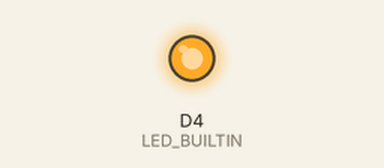
Recording of a sketch running on a simulated ESP8266 (NodeMCU). Parts: output pins drawn as LEDs (lit = HIGH, except the on-board LED, lit = LOW). WiFi joins after 1.5 s; servers stay silent unless stated; uploads are accepted with an empty reply; what the sketch prints to the serial monitor is not drawn.

Above: at 3.1 s.
At 36.5 s:
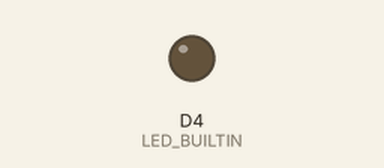
Timing chart, 0 to 44.3 s (numbered marks = the images above):
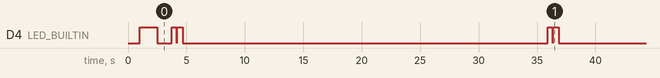

The sketch:

http_connect.ino
```cpp
#include <ESP8266WiFi.h>
#include <WiFiClientSecure.h>
#include <ESP8266HTTPClient.h>

#define WAITING_LOOP 30000
#define TIME_LED_ON 500
#define WAITING_1_SEG 1000
#define WAITING_1_2_SEG 500
#define WAITING_TIME_OUT_CONNECT 15000

int waiting_loop = WAITING_LOOP;
const char *ssid = "TIGO-B13F";
const char *password = "2NB112101391";
const char *host = "docs.google.com";
const int httpsport = 443;
//const char fingerprint[] PROGMEM = "95 E2 82 36 E0 41 A6 FA 8E 53 8C 18 85 F6 F3 B2 2D C7 A2 C9";//www.google.com
const char fingerprint[] PROGMEM = "1C 9A D3 68 40 3A 92 46 DC D1 51 A2 71 CF 71 67 5A AC F5 5B";//docs.google.com
String statusConnect;
String descripcionConnect;

void setup() {
  pinMode(LED_BUILTIN,OUTPUT);
  Serial.begin(115200);
  WiFi.mode(WIFI_OFF);
  delay(WAITING_1_SEG);
  WiFi.mode(WIFI_STA);
  WiFi.begin(ssid,password);
  Serial.println("");
  Serial.print("Connection");
  while(WiFi.status() != WL_CONNECTED){
    blindLed(TIME_LED_ON);
    Serial.print(".");
  }
  Serial.println("");
  Serial.print("Connected to ");
  Serial.println(ssid);
  Serial.print("IPMachine ");
  Serial.println(WiFi.localIP());
}

void loop() {
  sendData();
  blindLed(TIME_LED_ON);
  delay(waiting_loop);
}

void sendData(){
  WiFiClientSecure httpsClient;
  httpsClient.setFingerprint(fingerprint);
  httpsClient.setTimeout(WAITING_TIME_OUT_CONNECT);
  delay(WAITING_1_SEG);
  Serial.print("Try connecting");
  int retryConnect = 0;
  while((!httpsClient.connect(host,httpsport)) && (retryConnect < 30)){
     blindLed(100);
     Serial.print(".");
     retryConnect++;
  }
  Serial.println("");
  Serial.print("Numero de reintentos usados: ");
  Serial.println(retryConnect);

  if(retryConnect == 30){
    Serial.println("Connection Failed");
    waiting_loop = waiting_loop + WAITING_LOOP;
    Serial.print("Next try ");
    Serial.print(waiting_loop/1000);
    Serial.println("seg.");
    return;
  }else{
    Serial.println("Connection Succesfull");
    waiting_loop =  + WAITING_LOOP;
  }

  httpsClient.print(String("GET /forms/d/e/1FAIpQLSdal5EO0E42S8dvgnGJzjhsj88afyhHqbBa9fTRU5FXZh-5Qw/formResponse?entry.802876412=0&entry.1605107394=0&entry.1627871440=isOpen&entry.428488488=0")+" HTTP/1.1\r\n"+
                    "Host: "+ host +"\r\n"+
                    "User-Agent: Arduino/nodeMCU - ESP8266"+
                    "Accept: text/html,application/xhtml+xml"+
                    "Accept-Language: es-CO"+
                    "Cache-Control: max-age=0"+
                    "Connection: close \r\n\r\n");
  int empty = 0;
  Serial.print("Reading headers");
  while(httpsClient.connected()){
    String line = httpsClient.readStringUntil('\n');
    if(line == "\r" || (line == "\n" && line.length() == 1)){
      Serial.println("");
      Serial.println("headers received");
      break;
    }if(line.length() < 2) {
      Serial.print(".");
      if(empty == 10){
        break;
      }
      empty++;
    }else{
      statusConnection(line);
      Serial.println("");
      Serial.print(line);
    }
    blindLed(100);
  }
  String line;
  Serial.println("");
  Serial.println("====================================================");
  Serial.println("Read response");
  Serial.print("Estado Conneccion ");
  Serial.println(statusConnect);
  Serial.print("Descripcion Conneccion ");
  Serial.println(descripcionConnect);
  while(httpsClient.available()){
    line = httpsClient.readStringUntil('\n');
    Serial.println(line);
    blindLed(100);
  }
  Serial.println("End connection");
}

void statusConnection(String line){
      if(line.indexOf("HTTP")>-1){
        int spaceDetected = line.indexOf(" ");
        statusConnect = line.substring(spaceDetected+1);
        spaceDetected = statusConnect.indexOf(" ");
        descripcionConnect = statusConnect.substring(spaceDetected+1);
        statusConnect = statusConnect.substring(0,spaceDetected);
      }
}

void blindLed(int timer){
  digitalWrite(LED_BUILTIN,HIGH);
  delay(timer);
  digitalWrite(LED_BUILTIN,LOW);
  digitalWrite(LED_BUILTIN,LOW);
}
```

Measured:
- by itself, D4 (LED_BUILTIN): repeats every 32.2 s: HIGH 0.40 s, LOW 0.01 s, HIGH 0.50 s, LOW 31.3 s
